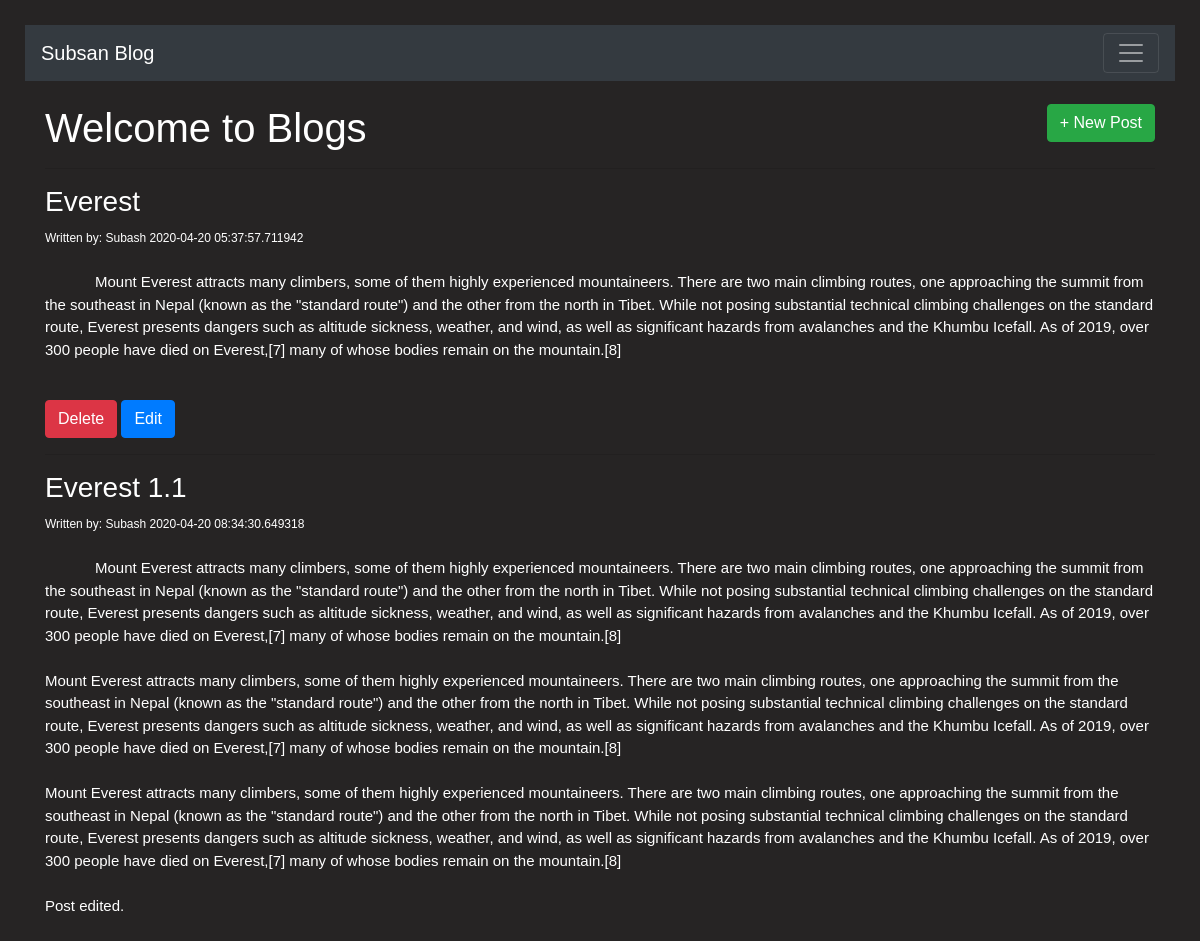
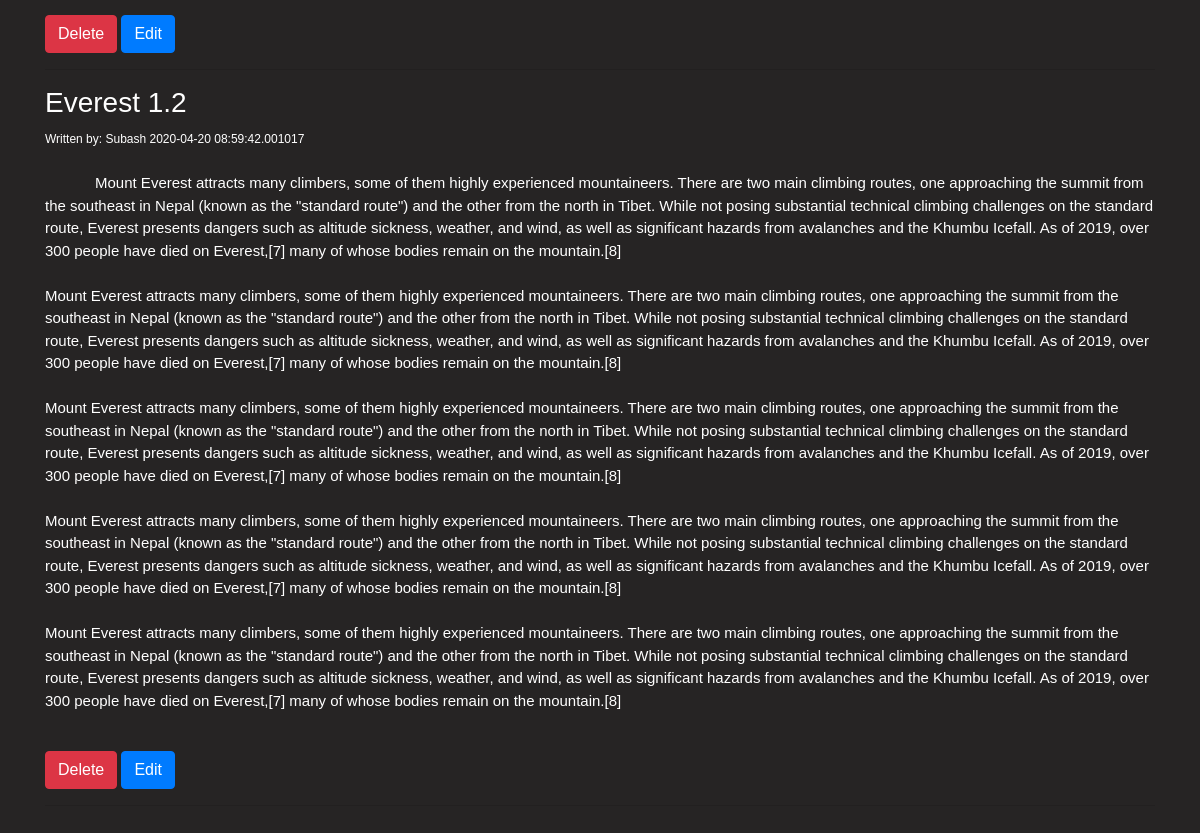
Page /posts on the earlier database version (2 pictures, top to bottom).
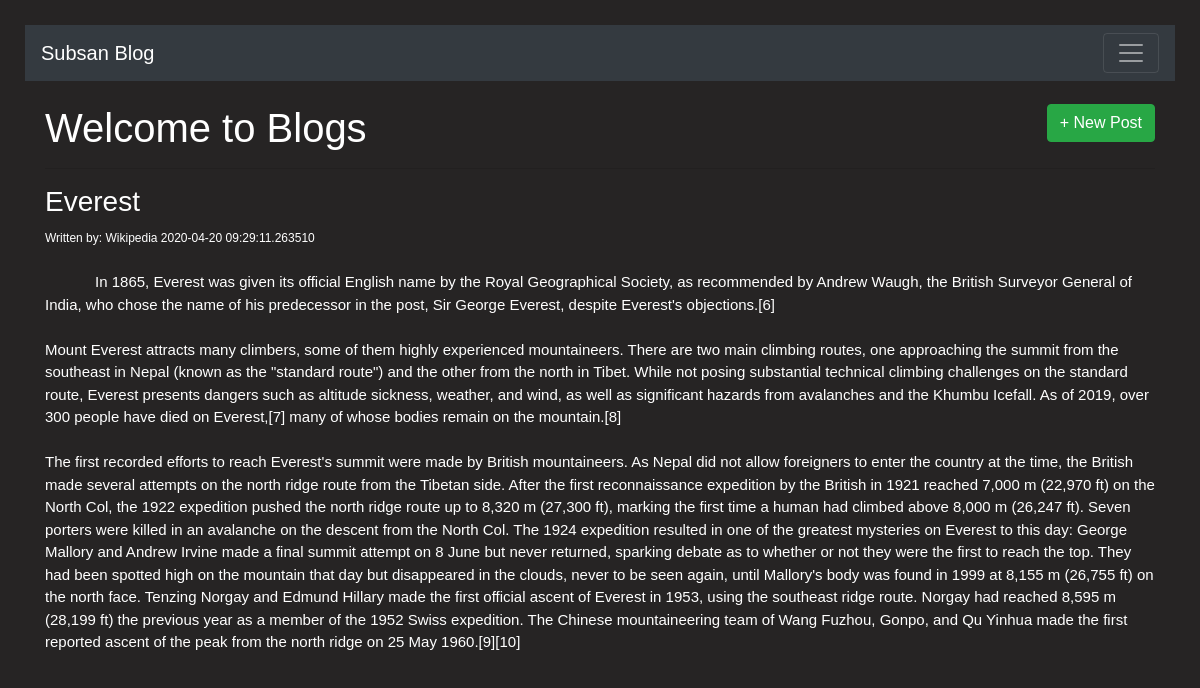
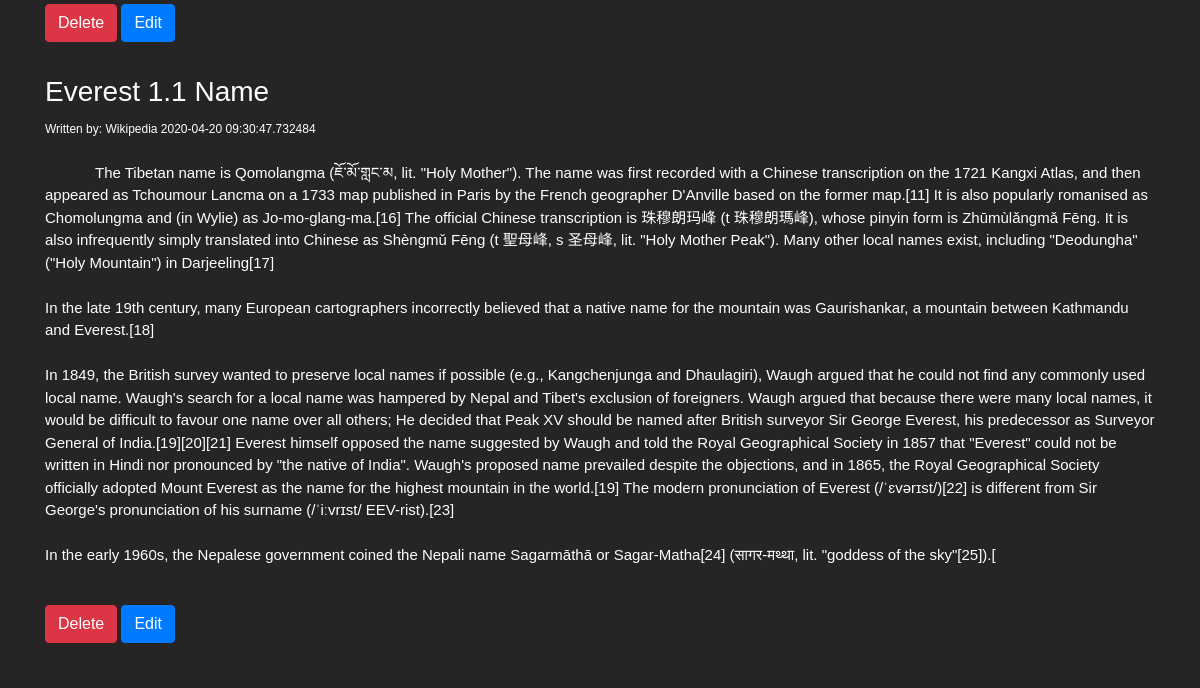
Same page on the later database version (2 pictures, top to bottom).
### app.py (models this page shows, shortened)
class BlogPost(db.Model):
    id = db.Column(db.Integer, primary_key=True)
    title = db.Column(db.String(100), nullable=False)
    content = db.Column(db.Text, nullable=False)
    author = db.Column(db.String(20), nullable=False, default='N/A')
    date_posted = db.Column(db.DateTime, nullable=False, default=datetime.utcnow)

### app.py (the view)
@app.route('/posts', methods=['GET', 'POST'])
def post():
    if request.method == 'POST':
        post_title = request.form['title']
        post_content = request.form['content']
        post_author = request.form['author']
        new_post = BlogPost(title=post_title, content=post_content, author=post_author)
        db.session.add(new_post) # adding post to database
        db.session.commit() # commit it to database
        return redirect('/posts')
    else:
        all_posts = BlogPost.query.order_by(BlogPost.date_posted)
        return render_template('posts.html', posts=all_posts)

### templates/posts.html (shortened to what this page needs)
{% extends 'base.html' %}
{% block body%}
<br>
<div>
    <h1 style="display:inline">Welcome to Blogs</h1>
    <a class="btn btn-success float-right" href="/posts/new">+ New Post</a>
</div>
    <hr>
        {% for post in posts%}
            <h3>{{post.title}}</h3>
                {% if post.author %}
                    <small> Written by: {{post.author}} {{post.date_posted}} </small>
                {%else%}
                    <small>Written by : Unknown {{post.date_posted}}</small>
                {%endif%}
            <p style="white-space:pre-wrap ;">
            {{post.content}}
            </p>
            <a class = "btn btn-danger" href="/posts/delete/{{post.id}}">Delete</a>
            <a class="btn btn-primary" href="/posts/edit/{{post.id}}">Edit</a>
            <hr>
        {%endfor%}
{% endblock %}

### templates/base.html (shortened to what this page needs)
<!DOCTYPE html>
<html lang="en">
<head>
    <link rel="stylesheet" href="https://stackpath.bootstrapcdn.com/bootstrap/4.4.1/css/bootstrap.min.css"
>
    <link rel="stylesheet" href="{{url_for('static', filename='css/main.css')}}">
</head>
<body>
    <nav class="navbar navbar-dark bg-dark">
        <a class="navbar-brand" href="#">Subsan Blog</a>
        <button class="navbar-toggler" type="button" data-toggle="collapse" data-target="#navbarsExample01"
            aria-controls="navbarsExample01" aria-expanded="false" aria-label="Toggle navigation">
            <span class="navbar-toggler-icon"></span>
        </button>
    </nav>
    <div class="container">
        {% block body %} {% endblock %}
    </div>
</body>
</html>

### static/css/main.css (style rules this page uses)
body { font-family: Arial, Helvetica, sans-serif; font-size: 15px; line-height: 1.5; padding: 5px; margin:20px; background-color: #262424; color: white; }

Differences in the rows shown:
removed BlogPost: title "Everest 1.2", author "Subash", date_posted "2020-04-20 08:59:42.001017", content "Mount Everest attracts many climbers, some of them highly experienced mountaineers. There are two main climbing routes, one approaching the summit from the southeast in Nepal (known as the \"standard route\") and the other from the north in Tibet. While not posing substantial technical climbing challenges on the standard route, Everest presents dangers such as altitude sickness, weather, and wind, as well as significant hazards from avalanches and the Khumbu Icefall. As of 2019, over 300 people have died on Everest,[7] many of whose bodies remain on the mountain.[8] Mount Everest attracts many climbers, some of them highly experienced mountaineers. There are two main climbing routes, one…"
changed BlogPost "Everest": author "Subash" → "Wikipedia"; date_posted "2020-04-20 05:37:57.711942" → "2020-04-20 09:29:11.263510"; content "Mount Everest attracts many climbers, some of them highly experienced mountaineers. There are two main climbing routes, one approaching the summit from the southeast in Nepal (known as the \"standard route\") and the other from the north in Tibet. While not posing substantial technical climbing challenges on the standard route, Everest presents dangers such as altitude sickness, weather, and wind, as well as significant hazards from avalanches and the Khumbu Icefall. As of 2019, over 300 people have died on Everest,[7] many of whose bodies remain on the mountain.[8]" → "In 1865, Everest was given its official English name by the Royal Geographical Society, as recommended by Andrew Waugh, the British Surveyor General of India, who chose the name of his predecessor in the post, Sir George Everest, despite Everest's objections.[6] Mount Everest attracts many climbers, some of them highly experienced mountaineers. There are two main climbing routes, one approaching the summit from the southeast in Nepal (known as the \"standard route\") and the other from the north in Tibet. While not posing substantial technical climbing challenges on the standard route, Everest presents dangers such as altitude sickness, weather, and wind, as well as significant hazards from…"
changed BlogPost: title "Everest 1.1" → "Everest 1.1 Name"; author "Subash" → "Wikipedia"; date_posted "2020-04-20 08:34:30.649318" → "2020-04-20 09:30:47.732484"; content "Mount Everest attracts many climbers, some of them highly experienced mountaineers. There are two main climbing routes, one approaching the summit from the southeast in Nepal (known as the \"standard route\") and the other from the north in Tibet. While not posing substantial technical climbing challenges on the standard route, Everest presents dangers such as altitude sickness, weather, and wind, as well as significant hazards from avalanches and the Khumbu Icefall. As of 2019, over 300 people have died on Everest,[7] many of whose bodies remain on the mountain.[8] Mount Everest attracts many climbers, some of them highly experienced mountaineers. There are two main climbing routes, one…" → "The Tibetan name is Qomolangma (ཇོ་མོ་གླང་མ, lit. \"Holy Mother\"). The name was first recorded with a Chinese transcription on the 1721 Kangxi Atlas, and then appeared as Tchoumour Lancma on a 1733 map published in Paris by the French geographer D'Anville based on the former map.[11] It is also popularly romanised as Chomolungma and (in Wylie) as Jo-mo-glang-ma.[16] The official Chinese transcription is 珠穆朗玛峰 (t 珠穆朗瑪峰), whose pinyin form is Zhūmùlǎngmǎ Fēng. It is also infrequently simply translated into Chinese as Shèngmǔ Fēng (t 聖母峰, s 圣母峰, lit. \"Holy Mother Peak\"). Many other local names exist, including \"Deodungha\" (\"Holy Mountain\") in Darjeeling[17] In the late 19th century, many…"
